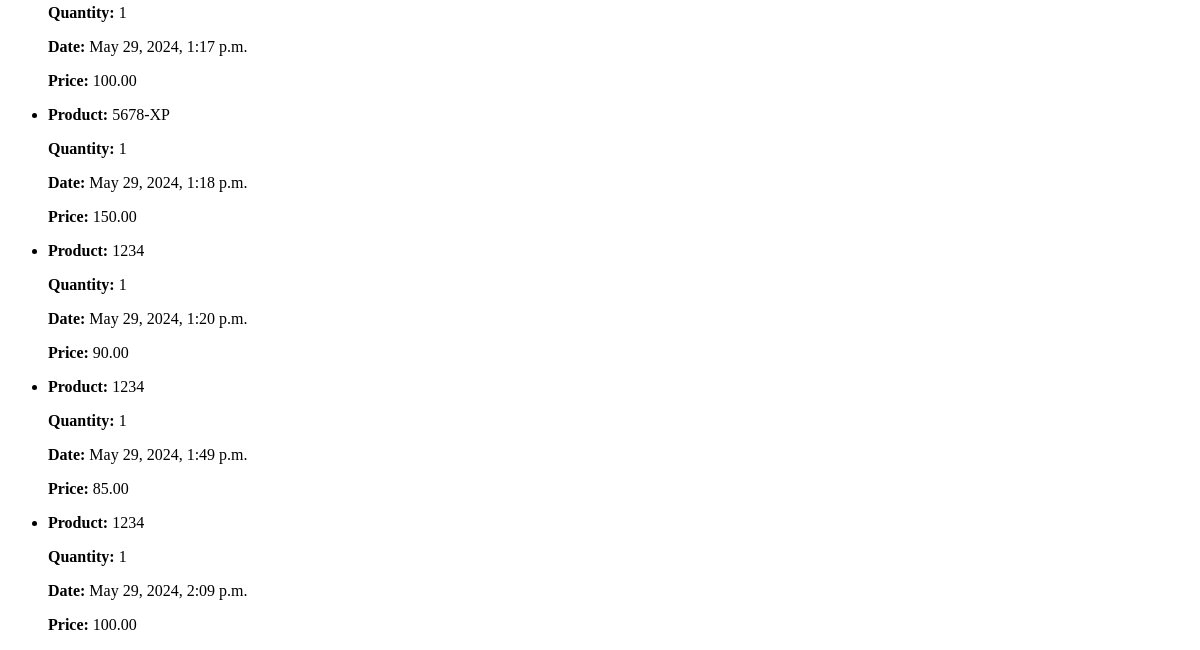
/customer/orders/ (signed in, lower part), run on an earlier commit of the app's database.
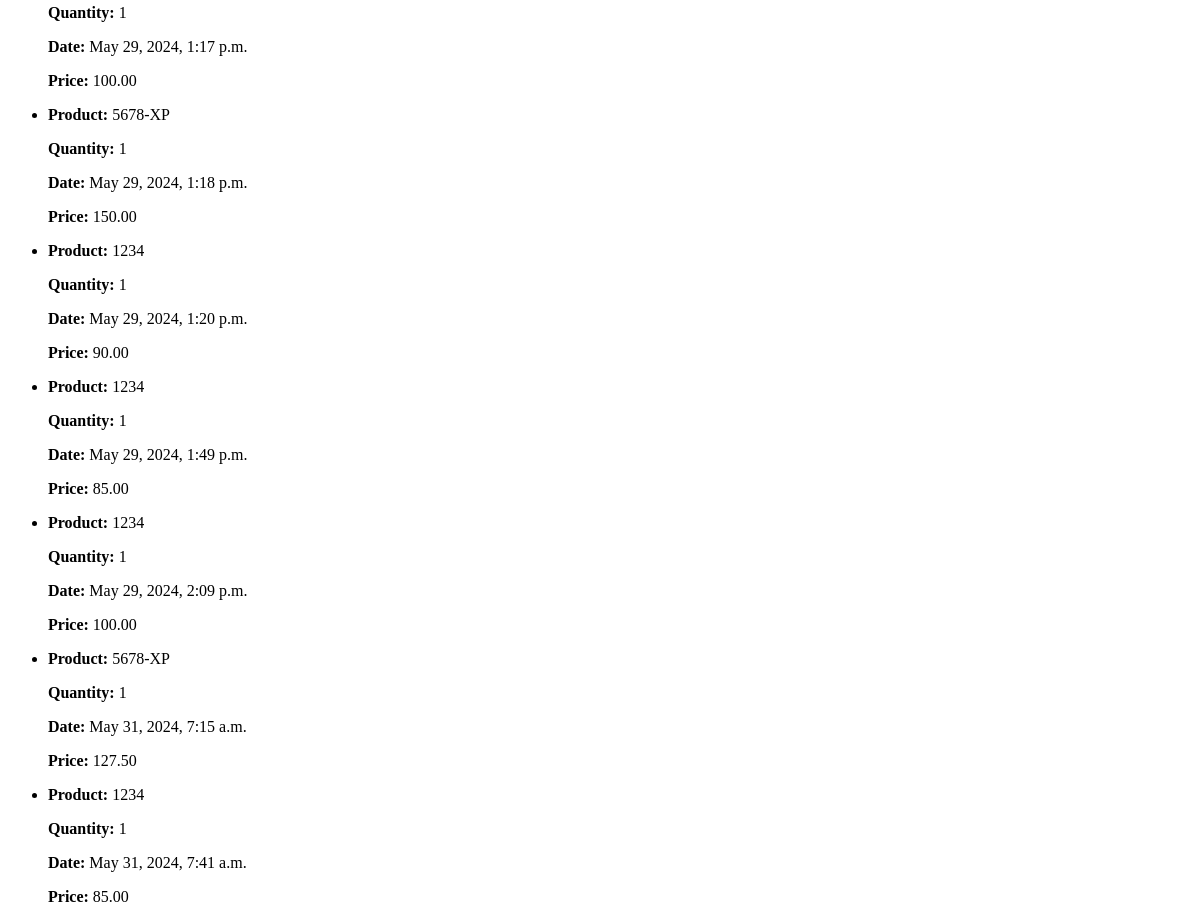
And on a later commit of the database.
### Autosalon/models.py (models this page shows, shortened)
class Order(models.Model):
    buyer = models.ForeignKey(User, related_name='buyer', on_delete=models.CASCADE)
    product = models.ForeignKey(Product, on_delete=models.CASCADE)
    quantity = models.PositiveIntegerField(default=1)
    date_sold = models.DateTimeField(default=datetime.now())
    price = models.DecimalField(max_digits=10, decimal_places=2, null=True, blank=True)  # Добавлено поле для цены с учетом скидки
    promo_code = models.CharField(max_length=100, null=True, blank=True)

class Product(models.Model):
    code = models.CharField(max_length=100)
    name = models.CharField(max_length=255)
    price = models.DecimalField(max_digits=10, decimal_places=2)
    characteristics = models.TextField()
    manufacturer = models.ForeignKey(Manufacturer, on_delete=models.CASCADE)
    product_type = models.ForeignKey(ProductType, on_delete=models.CASCADE)
    photo = models.ImageField(default='default_photo.png', upload_to='product_photos/', blank=True)

### Autosalon/views/customers.py (the view)
# urls.py: path('customer/orders/', customers.customer_orders, name='customer_orders'),
@login_required
@customer_required
def customer_orders(request):
    orders = Order.objects.filter(buyer=request.user)
    return render(request, 'customer_orders.html', {'orders': orders})

### Autosalon/templates/customers/customer_orders.html (shortened to what this page needs)
{% extends 'baseview.html' %}
{% block content %}
  <ul>
    {% for order in orders %}
      <li>
        <p><strong>Product:</strong> {{ order.product.name }}</p>
        <p><strong>Quantity:</strong> {{ order.quantity }}</p>
        <p><strong>Date:</strong> {{ order.date_sold }}</p>
        <p><strong>Price:</strong> {{ order.price }}</p>
      </li>
    {% empty %}
      <li>You haven't made any orders yet.</li>
    {% endfor %}
  </ul>
{% endblock %}

What changed in the data, as far as the page shows it:
added Order: product.name "5678-XP", quantity "1", date_sold "May 31, 2024, 7:15 a.m.", price "127.50"
added Order: product.name "1234", quantity "1", date_sold "May 31, 2024, 7:41 a.m.", price "85.00"
